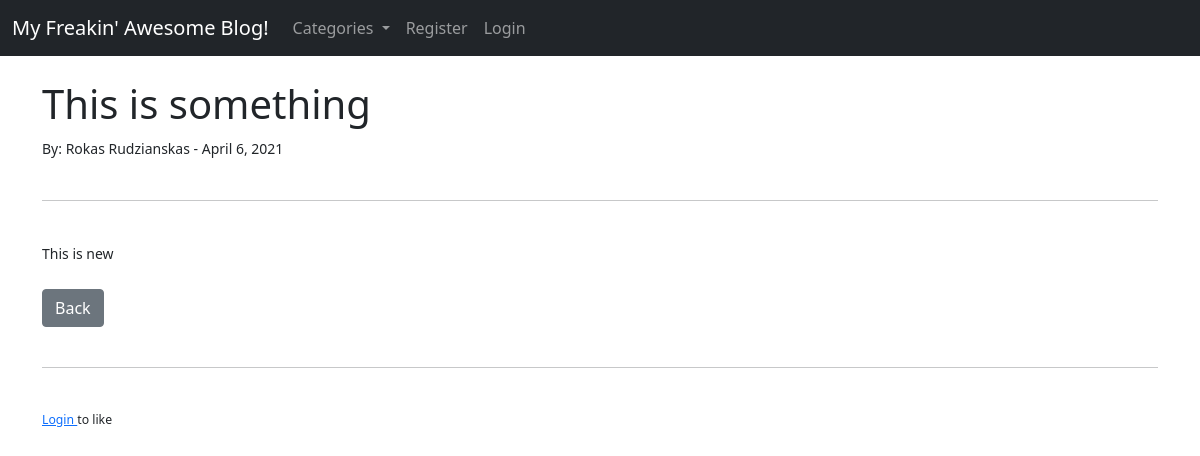
Page /article/11 on the earlier database version.
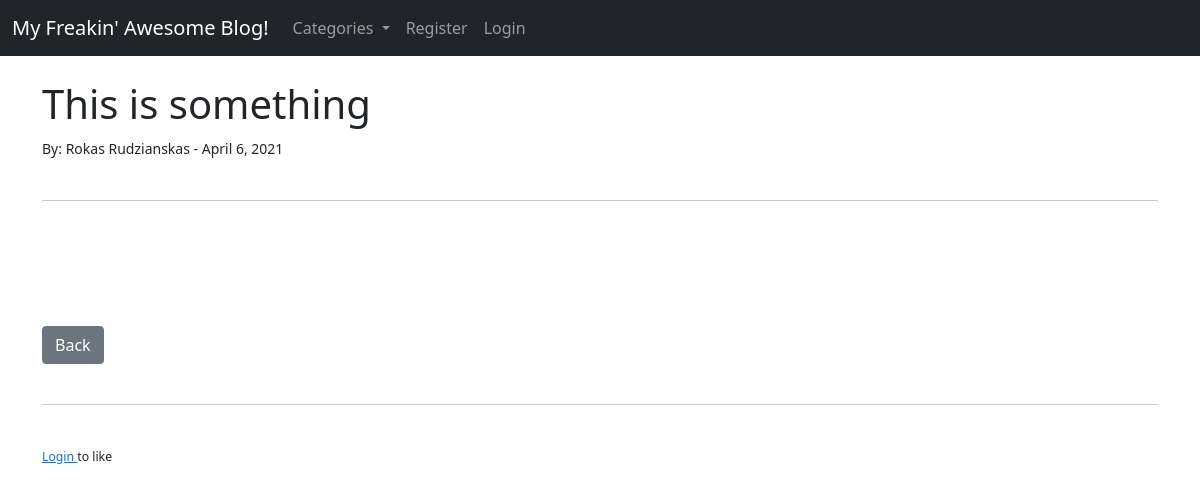
Same page on the later database version.
### theblog/models.py (models this page shows, shortened)
class Post(models.Model):
    title = models.CharField(max_length=255)
    header_image = models.ImageField(null=True, blank=True, upload_to="images/")
    title_tag = models.CharField(max_length=255)
    author = models.ForeignKey(User, on_delete=models.CASCADE)
    body = RichTextField(blank=True, null=True)
    post_date = models.DateField(auto_now_add=True)
    category = models.CharField(max_length=255, default='coding')
    snippet = models.CharField(max_length=255)
    likes = models.ManyToManyField(User, related_name='blog_posts')
    def total_likes(self):
        return self.likes.count()

### theblog/views.py (the view)
# urls.py: path('article/<int:pk>', ArticleDetailView.as_view(), name="article-detail"),
class ArticleDetailView(DetailView):
    model = Post
    template_name = 'article_details.html'
    def get_context_data(self, *args, **kwargs):
        cat_menu = Category.objects.all()
        context = super(ArticleDetailView, self).get_context_data(*args, **kwargs)
        stuff = get_object_or_404(Post, id=self.kwargs['pk'])
        total_likes = stuff.total_likes()
        liked = False
        if stuff.likes.filter(id=self.request.user.id).exists():
            liked = True
        context["cat_menu"] = cat_menu
        context["total_likes"] = total_likes
        context["liked"] = liked
        return context

### theblog/models.py (called while the page is built)
    def __str__(self):
        return self.name

### theblog/templates/article_details.html (shortened to what this page needs)
{% extends 'base.html' %}
    {% block content %}
 <h1>{{ post.title }}</h1>
    <small>By: {{post.author.first_name }} {{post.author.last_name }} - {{ post.post_date }} <br><br>
        <hr>
        <br>
        {{post.body|safe}}
        <br><br>
        <a href="{% url 'home' %}" class="btn btn-secondary">Back</a>
        <br><br>
        <hr>
        <br>
        <form action="{% url 'like_post'  post.pk%}" method="post">
            {% if user.is_authenticated %}
            {% if liked %}
                <button type="submit", name="post_id", value="{{ post.id }}",
                        class="btn btn-danger btn-sm">Unlike</button>
            - {{ total_likes }} Likes
            {% else %}
                <button type="submit", name="post_id", value="{{ post.id }}",
                        class="btn btn-primary btn-sm">Like</button>
            - {{ total_likes }} Likes
            {% endif %}
            {% else %}
                <small><a href="{% url 'login' %}">Login </a>to like</small>
            {% endif %}
        </form>
    {% endblock %}

Differences in the rows shown:
changed Post "This is something": body "This is new" → (not shown)
